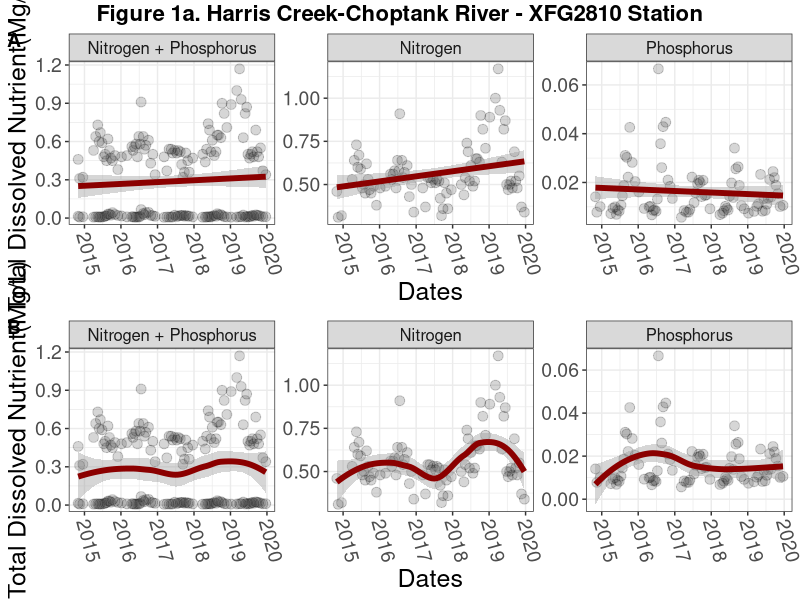
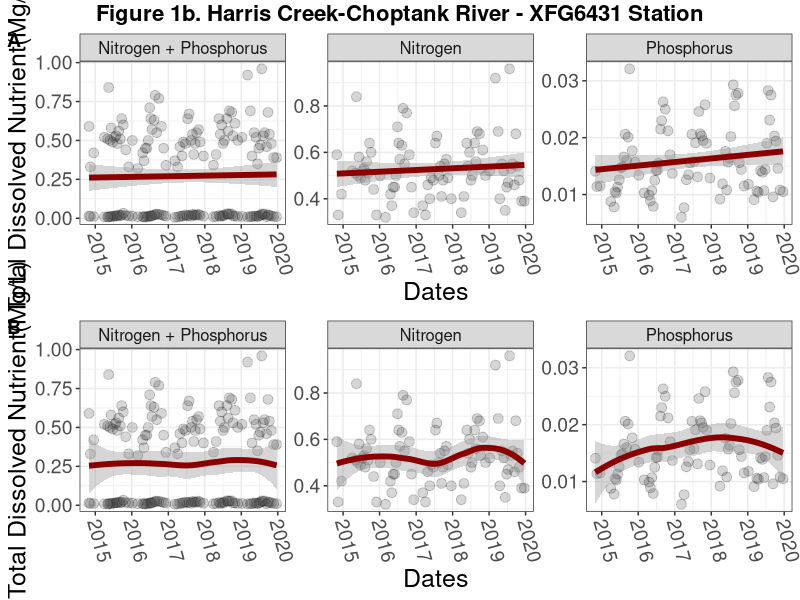
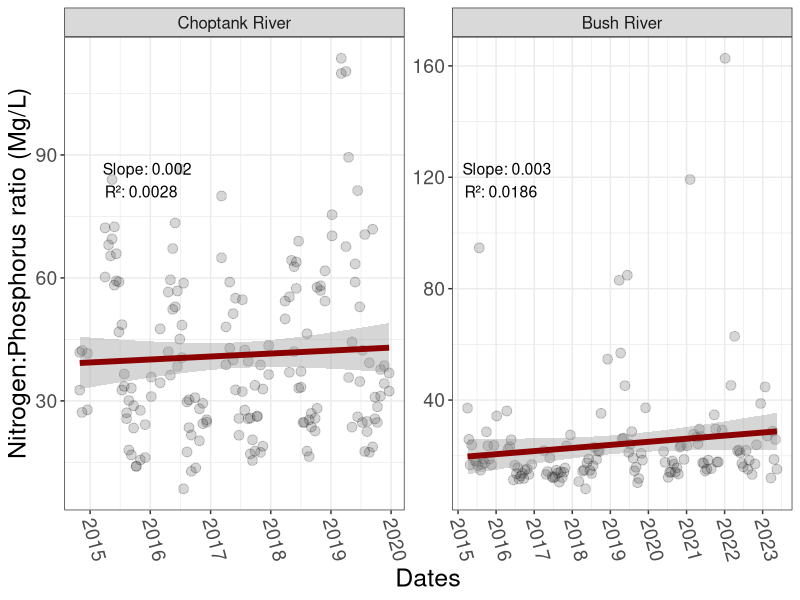
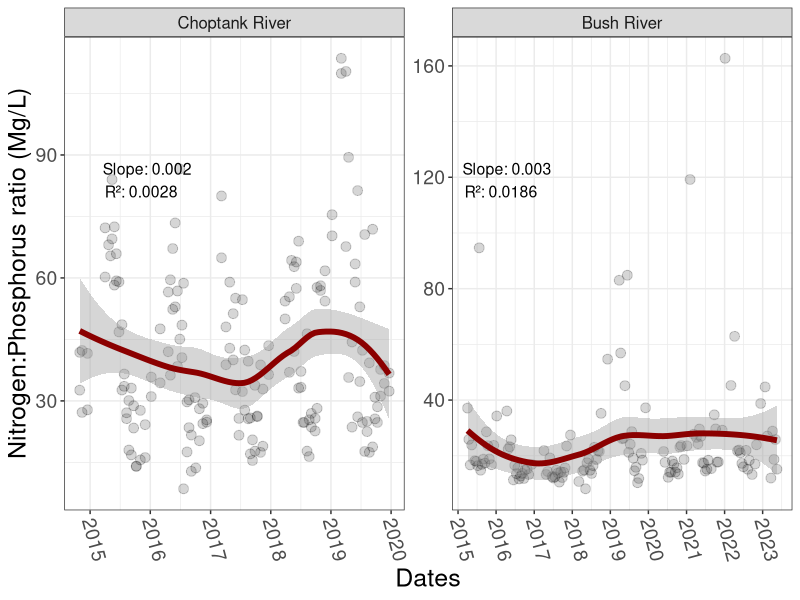
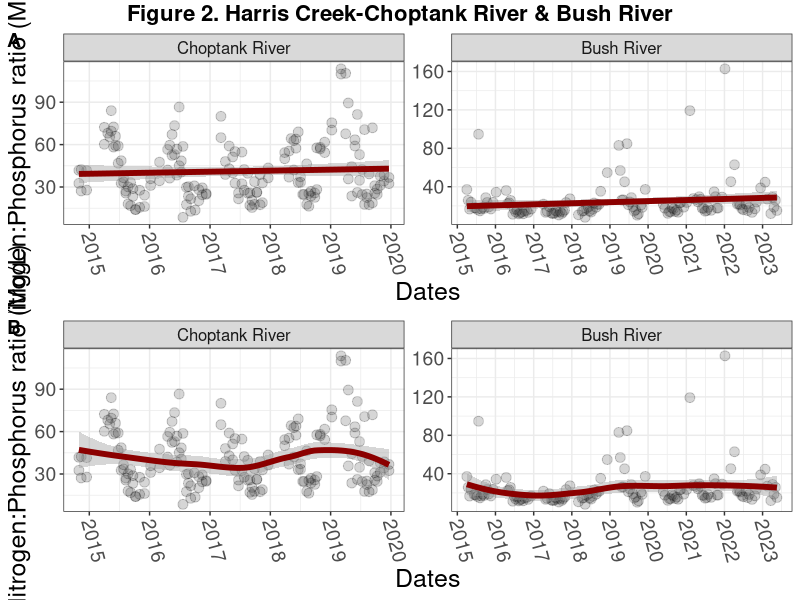

Generate these figures, in order, with R:

# packages ----------------------------------------------------------------


if(!require(tidyverse)) install.packages("tidyverse", dependencies = TRUE)
if(!require(ggpubr)) install.packages("ggpubr", dependencies = TRUE)


# Part 1 ------------------------------------------------------------------


# Part A + C ------------------------------------------------------------------


data <- readr::read_csv("00_data/WaterQualityWaterQualityHUC12_HCCR.csv")

glimpse(data)

#station 1
unique(data$Station)
data_fltd_XFG2810 <- data |> 
  dplyr::filter(Station == "XFG2810") |> 
  dplyr::select(c(SampleDate, Parameter, MeasureValue)) |> 
  tidyr::drop_na("MeasureValue") |> 
  dplyr::mutate(SampleDates = as.Date(SampleDate, format = "%m/%d/%Y"),
                SampleDate = as.factor(SampleDate))

data_fltd_n_p_XFG2810 <- data_fltd_XFG2810 |> 
  dplyr::mutate(Parameter = "TDNP")

data_fltd_ttl_XFG2810 <- rbind(data_fltd_XFG2810, data_fltd_n_p_XFG2810)
data_fltd_ttl_XFG2810


model_coeff_XFG2810 <- function(x) {
    model_summary_np_XFG2810 <- data_fltd_ttl_XFG2810 |> 
      dplyr::group_by(model = 1) |>  
      dplyr::filter(Parameter == x) |> 
      dplyr::do({
        model <- lm(MeasureValue ~ SampleDates, data = .)  
        dplyr::tibble(
          slope = broom::tidy(model)$estimate[2],  
          r_squared = broom::glance(model)$r.squared  
        )
      }) |> 
      dplyr::ungroup() |> 
      dplyr::select(!1)

  return(model_summary_np_XFG2810) 
}


nt.model.coeff_XFG2810 <- dplyr::bind_rows(model_coeff_XFG2810("TDNP"), model_coeff_XFG2810("TDN"), model_coeff_XFG2810("TDP")) |> 
  dplyr::mutate(Parameter = c("TDNP", "TDN", "TDP"),
                date_label = "2015-05-14") |> 
  dplyr::select(c(3, dplyr::everything()))
nt.model.coeff_XFG2810

lm_model_1pt_XFG2810 <- ggplot(data_fltd_ttl_XFG2810, aes(y=MeasureValue, x=SampleDates)) + 
  geom_point(shape = 21, color = "black", fill = "grey20", size = 3, alpha = 0.2) +
  geom_smooth(method="lm", col="darkred", linewidth = 2) +
  theme_bw() +
  aes(ymax=Inf) +
  labs(x = "Dates", y = "Total Dissolved Nutrient(Mg/L)") +
  scale_x_date(date_breaks = "year", date_labels = "%Y") +
  theme(axis.text.x= element_text(angle=-75, size = 14, vjust = 0.2),
        axis.text.y= element_text(size = 14),
        axis.title.x = element_text(size = 18),
        axis.title.y = element_text(size = 18),
        strip.text = element_text(size = 12)) + 
  facet_wrap(.~factor(Parameter, c("TDNP", "TDN", "TDP"), labels = c("Nitrogen + Phosphorus", "Nitrogen", "Phosphorus")), 
             scales = "free") +
  geom_text(data = nt.model.coeff_XFG2810, aes(label = paste("Slope:", round(slope, 9), "\nR²:", round(r_squared, 8)),
                                          x = as.Date(date_label), y = -Inf),
            hjust = 0.1, vjust = -10, size = 4, color = "black")



loess_model_1pt_XFG2810 <- ggplot(data_fltd_ttl_XFG2810, aes(y=MeasureValue, x=SampleDates)) + 
  geom_point(shape = 21, color = "black", fill = "grey20", size = 3, alpha = 0.2) +
  geom_smooth(method="loess", col="darkred", linewidth = 2) +
  theme_bw() +
  aes(ymax=Inf) +
  labs(x = "Dates", y = "Total Dissolved Nutrient(Mg/L)") +
  scale_x_date(date_breaks = "year", date_labels = "%Y") +
  theme(axis.text.x= element_text(angle=-75, size = 14, vjust = 0.2),
        axis.text.y= element_text(size = 14),
        axis.title.x = element_text(size = 18),
        axis.title.y = element_text(size = 18),
        strip.text = element_text(size = 12)) + 
  facet_wrap(.~factor(Parameter, c("TDNP", "TDN", "TDP"), labels = c("Nitrogen + Phosphorus", "Nitrogen", "Phosphorus")), 
             scales = "free") +
  geom_text(data = nt.model.coeff_XFG2810, aes(label = paste("Slope:", round(slope, 9), "\nR²:", round(r_squared, 8)),
                                       x = as.Date(date_label), y = -Inf),
            hjust = 0.1, vjust = -10, size = 4, color = "black")

my_plot_list_XFG2810 <- list(lm_model_1pt_XFG2810, loess_model_1pt_XFG2810)

ggpubr::ggarrange(plotlist = my_plot_list_XFG2810, labels = c("A", "B"), nrow = 2) |> 
  annotate_figure(top = text_grob("Figure 1a. Harris Creek-Choptank River - XFG2810 Station", 
                                  color = "black", face = "bold", size = 16))

#ggsave("02_figures/XFG2810_nutrient_graph_pt1.png", w = 25, h = 27, dpi = 500, unit = "cm")


# Part B + C  ------------------------------------------------------------------

data_fltd_XFG6431 <- data |> 
  dplyr::filter(Station == "XFG6431") |> 
  dplyr::select(c(SampleDate, Parameter, MeasureValue)) |> 
  tidyr::drop_na("MeasureValue") |> 
  dplyr::mutate(SampleDates = as.Date(SampleDate, format = "%m/%d/%Y"),
                SampleDate = as.factor(SampleDate))

data_fltd_n_p_XFG6431 <- data_fltd_XFG6431 |> 
  dplyr::mutate(Parameter = "TDNP")

data_fltd_ttl_XFG6431 <- rbind(data_fltd_XFG6431, data_fltd_n_p_XFG6431)
data_fltd_ttl_XFG6431


model_coeff_XFG6431 <- function(x) {
  model_summary_np_XFG6431 <- data_fltd_ttl_XFG6431 |> 
    dplyr::group_by(model = 1) |>  
    dplyr::filter(Parameter == x) |> 
    dplyr::do({
      model <- lm(MeasureValue ~ SampleDates, data = .)  
      dplyr::tibble(
        slope = broom::tidy(model)$estimate[2],  
        r_squared = broom::glance(model)$r.squared  
      )
    }) |> 
    dplyr::ungroup() |> 
    dplyr::select(!1)
  
  return(model_summary_np_XFG6431) 
}


nt.model.coeff_XFG6431 <- dplyr::bind_rows(model_coeff_XFG6431("TDNP"), model_coeff_XFG6431("TDN"), model_coeff_XFG6431("TDP")) |> 
  dplyr::mutate(Parameter = c("TDNP", "TDN", "TDP"),
                date_label = "2015-05-14") |> 
  dplyr::select(c(3, dplyr::everything()))
nt.model.coeff_XFG6431

lm_model_1pt_XFG6431 <- ggplot(data_fltd_ttl_XFG6431, aes(y=MeasureValue, x=SampleDates)) + 
  geom_point(shape = 21, color = "black", fill = "grey20", size = 3, alpha = 0.2) +
  geom_smooth(method="lm", col="darkred", linewidth = 2) +
  theme_bw() +
  aes(ymax=Inf) +
  labs(x = "Dates", y = "Total Dissolved Nutrient(Mg/L)") +
  scale_x_date(date_breaks = "year", date_labels = "%Y") +
  theme(axis.text.x= element_text(angle=-75, size = 14, vjust = 0.2),
        axis.text.y= element_text(size = 14),
        axis.title.x = element_text(size = 18),
        axis.title.y = element_text(size = 18),
        strip.text = element_text(size = 12)) + 
  facet_wrap(.~factor(Parameter, c("TDNP", "TDN", "TDP"), labels = c("Nitrogen + Phosphorus", "Nitrogen", "Phosphorus")), 
             scales = "free") +
  geom_text(data = nt.model.coeff_XFG6431, aes(label = paste("Slope:", round(slope, 9), "\nR²:", round(r_squared, 8)),
                                               x = as.Date(date_label), y = -Inf),
            hjust = 0.1, vjust = -10, size = 4, color = "black")



loess_model_1pt_XFG6431 <- ggplot(data_fltd_ttl_XFG6431, aes(y=MeasureValue, x=SampleDates)) + 
  geom_point(shape = 21, color = "black", fill = "grey20", size = 3, alpha = 0.2) +
  geom_smooth(method="loess", col="darkred", linewidth = 2) +
  theme_bw() +
  aes(ymax=Inf) +
  labs(x = "Dates", y = "Total Dissolved Nutrient(Mg/L)") +
  scale_x_date(date_breaks = "year", date_labels = "%Y") +
  theme(axis.text.x= element_text(angle=-75, size = 14, vjust = 0.2),
        axis.text.y= element_text(size = 14),
        axis.title.x = element_text(size = 18),
        axis.title.y = element_text(size = 18),
        strip.text = element_text(size = 12)) + 
  facet_wrap(.~factor(Parameter, c("TDNP", "TDN", "TDP"), labels = c("Nitrogen + Phosphorus", "Nitrogen", "Phosphorus")), 
             scales = "free") +
  geom_text(data = nt.model.coeff_XFG6431, aes(label = paste("Slope:", round(slope, 9), "\nR²:", round(r_squared, 8)),
                                               x = as.Date(date_label), y = -Inf),
            hjust = 0.1, vjust = -10, size = 4, color = "black")

my_plot_list_XFG6431 <- list(lm_model_1pt_XFG6431, loess_model_1pt_XFG6431)

ggpubr::ggarrange(plotlist = my_plot_list_XFG6431, labels = c("A", "B"), nrow = 2) |> 
  annotate_figure(top = text_grob("Figure 1b. Harris Creek-Choptank River - XFG6431 Station", 
                                  color = "black", face = "bold", size = 16))

#ggsave("02_figures/XFG6431_nutrient_graph_pt1.png", w = 25, h = 27, dpi = 500, unit = "cm")



# Part 2 ------------------------------------------------------------------

data_HCCR <- readr::read_csv("00_data/WaterQualityWaterQualityHUC12_HCCR.csv") |> 
  dplyr::select(c(1,9,18,20)) |> 
  tidyr::drop_na("MeasureValue")
data_HCCR

data_BR <- readr::read_csv("00_data/WaterQualityWaterQualityHUC12_BR.csv") |> 
  dplyr::select(c(1,9,18,20)) |> 
  tidyr::drop_na("MeasureValue")
data_BR



data_HCCR_BR <- rbind(data_HCCR, data_BR) |> 
  dplyr::group_by(Parameter, SampleDate) %>%
  dplyr::mutate(Row = row_number()) %>%
  tidyr::pivot_wider(names_from = Parameter, values_from = MeasureValue) |> 
  dplyr::select(-Row) |> 
  dplyr::ungroup() |> 
  dplyr::mutate(HUC12 = stringr::str_replace(HUC12, "20600050506", "HCCR"),
                HUC12 = stringr::str_replace(HUC12, "020600030106", "BR"),
                Ratio = TDN/TDP,
                SampleDates = as.Date(SampleDate, format = "%m/%d/%Y"),
                SampleDate = as.factor(SampleDate)) 
data_HCCR_BR



model_coeff_HCCR_BR <- function(x) {
  model_summary_np_HCCR_BR <- data_HCCR_BR |> 
    dplyr::group_by(model = 1) |>  
    dplyr::filter(HUC12 == x) |> 
    dplyr::do({
      model <- lm(Ratio ~ SampleDates, data = .)  
      dplyr::tibble(
        slope = broom::tidy(model)$estimate[2],  
        r_squared = broom::glance(model)$r.squared  
      )
    }) |> 
    dplyr::ungroup() |> 
    dplyr::select(!1)
  
  return(model_summary_np_HCCR_BR) 
}

model_coeff_HCCR_BR("HCCR")
model_coeff_HCCR_BR("BR")


nt.model.coeff_HCCR_BR <- bind_rows(model_coeff_HCCR_BR("HCCR"), model_coeff_HCCR_BR("BR")) |> 
  dplyr::mutate(HUC12 = c("HCCR", "BR"),
                date_label = "2015-05-14") |> 
  dplyr::select(c(3, dplyr::everything()))
nt.model.coeff_HCCR_BR


# graphs

lm_model_2pt <- ggplot(data_HCCR_BR, aes(y=Ratio, x=SampleDates)) + 
  geom_point(shape = 21, color = "black", fill = "grey20", size = 3, alpha = 0.2) +
  geom_smooth(method="lm", col="darkred", linewidth = 2) +
  theme_bw() +
  aes(ymax=Inf) +
  labs(x = "Dates", y = "Nitrogen:Phosphorus ratio (Mg/L)") +
  scale_x_date(date_breaks = "year", date_labels = "%Y") +
  theme(axis.text.x= element_text(angle=-75, size = 14, vjust = 0.2),
        axis.text.y= element_text(size = 14),
        axis.title.x = element_text(size = 18),
        axis.title.y = element_text(size = 18),
        strip.text = element_text(size = 12)) + 
  facet_wrap(.~factor(HUC12, c("HCCR", "BR"), labels = c("Choptank River", "Bush River")), 
             scales = "free") +
  geom_text(data = nt.model.coeff_HCCR_BR, aes(label = paste("Slope:", round(slope, 4), "\nR²:", round(r_squared, 4)),
                                               x = as.Date(date_label), y = -Inf),
            hjust = 0.1, vjust = -9, size = 4, color = "black")
lm_model_2pt




loess_model_2pt <- ggplot(data_HCCR_BR, aes(y=Ratio, x=SampleDates)) + 
  geom_point(shape = 21, color = "black", fill = "grey20", size = 3, alpha = 0.2) +
  geom_smooth(method="loess", col="darkred", linewidth = 2) +
  theme_bw() +
  aes(ymax=Inf) +
  labs(x = "Dates", y = "Nitrogen:Phosphorus ratio (Mg/L)") +
  scale_x_date(date_breaks = "year", date_labels = "%Y") +
  theme(axis.text.x= element_text(angle=-75, size = 14, vjust = 0.2),
        axis.text.y= element_text(size = 14),
        axis.title.x = element_text(size = 18),
        axis.title.y = element_text(size = 18),
        strip.text = element_text(size = 12)) + 
  facet_wrap(.~factor(HUC12, c("HCCR", "BR"), labels = c("Choptank River", "Bush River")), 
             scales = "free") +
  geom_text(data = nt.model.coeff_HCCR_BR, aes(label = paste("Slope:", round(slope, 4), "\nR²:", round(r_squared, 4)),
                                               x = as.Date(date_label), y = -Inf),
            hjust = 0.1, vjust = -9, size = 4, color = "black")
loess_model_2pt




my_plot_list_pt2 <- list(lm_model_2pt, loess_model_2pt)

ggpubr::ggarrange(plotlist = my_plot_list_pt2, labels = c("A", "B"), nrow = 2) |> 
  annotate_figure(top = text_grob("Figure 2. Harris Creek-Choptank River & Bush River", 
                                  color = "black", face = "bold", size = 16))
#ggsave("02_figures/nutrient_graph_ratio_pt2.png", w = 25, h = 25, dpi = 500, unit = "cm")



# correlation graphs ------------------------------------------------------



# 
# lm_model_2pt <- ggplot(data_HCCR_BR, aes(y=TDN, x=TDP)) + 
#   geom_point(shape = 21, color = "black", fill = "grey20", size = 3, alpha = 0.2) +
#   geom_smooth(method="lm", col="darkred", linewidth = 2) +
#   theme_bw() +
#   #aes(ymax=Inf) +
#   labs(x = "Total Dissolved P (Mg/L)", y = "Total Dissolved N (Mg/L)") +
#   theme(axis.text.x= element_text(size = 14),
#         axis.text.y= element_text(size = 14),
#         axis.title.x = element_text(size = 18),
#         axis.title.y = element_text(size = 18),
#         strip.text = element_text(size = 12)) + 
#   facet_wrap(.~factor(HUC12, c("HCCR", "BR"), labels = c("Harris Creek-Choptank River", "Bush River")), 
#              scales = "free") +
#   geom_text(data = nt.model.coeff_HCCR_BR, aes(label = paste("Slope:", round(slope, 6), "\nR²:", round(r_squared, 5)),
#                                                x = -Inf, y = -Inf), hjust = -0.1, vjust = -7, size = 4, color = "black")
# lm_model_2pt
# 
# loess_model_2pt <- ggplot(data_HCCR_BR, aes(y=TDN, x=TDP)) +  
#   geom_point(shape = 21, color = "black", fill = "grey20", size = 3, alpha = 0.2) +
#   geom_smooth(method="loess", col="darkred", linewidth = 2) +
#   theme_bw() +
#   aes(ymax=Inf) +
#   labs(x = "Total Dissolved P (Mg/L)", y = "Total Dissolved N (Mg/L)") +
#   theme(axis.text.x= element_text(size = 14),
#         axis.text.y= element_text(size = 14),
#         axis.title.x = element_text(size = 18),
#         axis.title.y = element_text(size = 18),
#         strip.text = element_text(size = 12)) + 
#   facet_wrap(.~factor(HUC12, c("HCCR", "BR"), labels = c("Harris Creek-Choptank River", "Bush River")), 
#              scales = "free") +
#   geom_text(data = nt.model.coeff_HCCR_BR, aes(label = paste("Slope:", round(slope, 6), "\nR²:", round(r_squared, 5)),
#                                                x = -Inf, y = -Inf), hjust = -0.1, vjust = -7, size = 4, color = "black")
# 
# my_plot_list_pt2 <- list(lm_model_2pt, loess_model_2pt)
# 
# ggpubr::ggarrange(plotlist = my_plot_list_pt2, labels = c("A", "B"), nrow = 2) |> 
#   annotate_figure(top = text_grob("Figure 2. Harris Creek-Choptank River & Bush River", 
#                                   color = "black", face = "bold", size = 16))
# #ggsave("02_figures/nutrient_graph_pt2.png", w = 20, h = 20, dpi = 500, unit = "cm")

# correlation graphs ------------------------------------------------------

